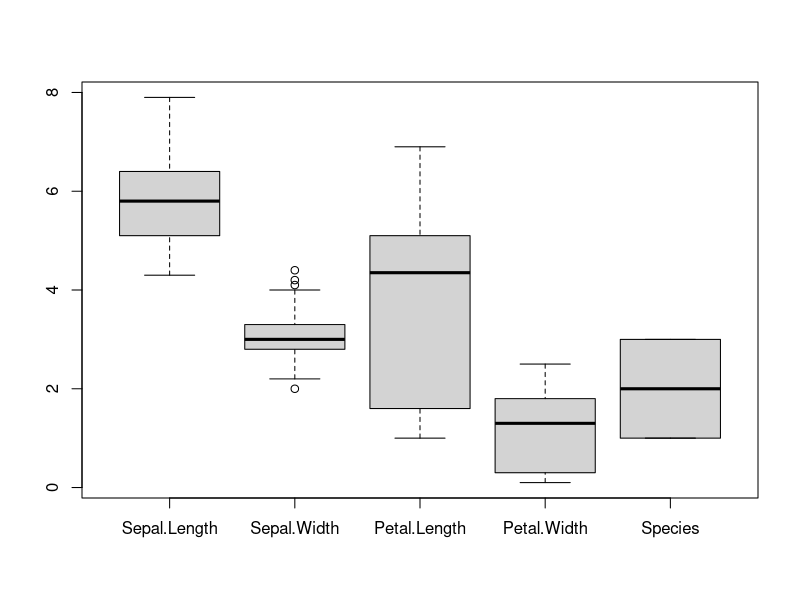
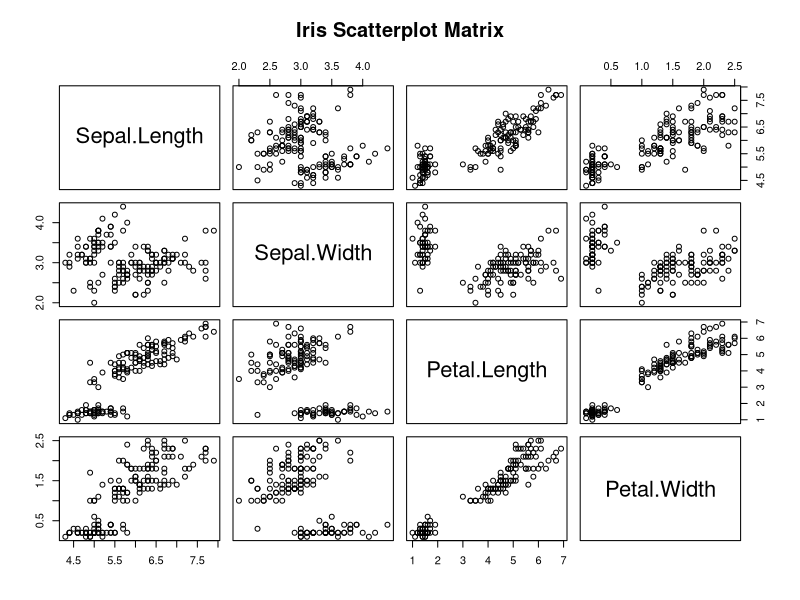
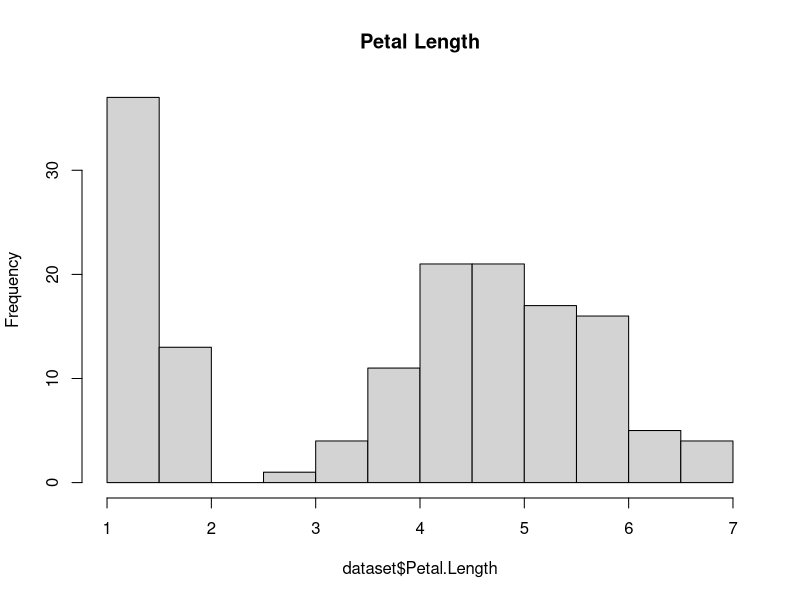
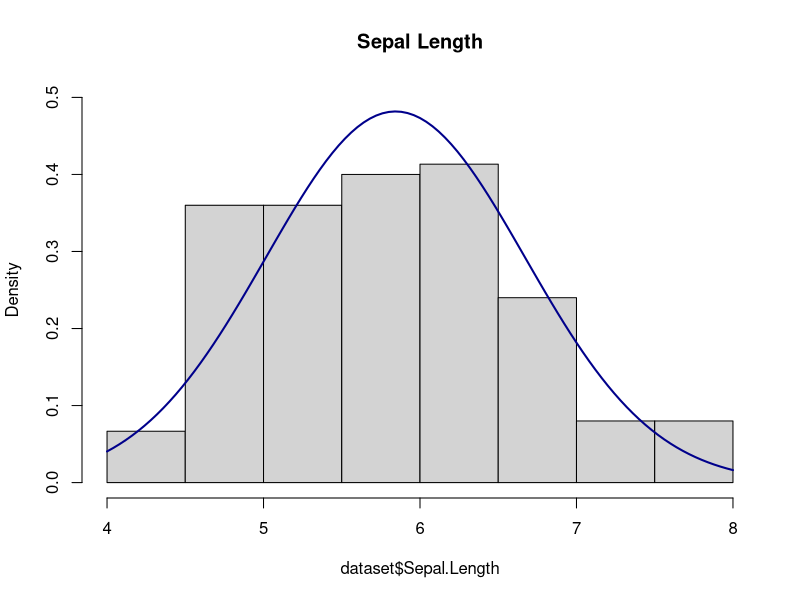
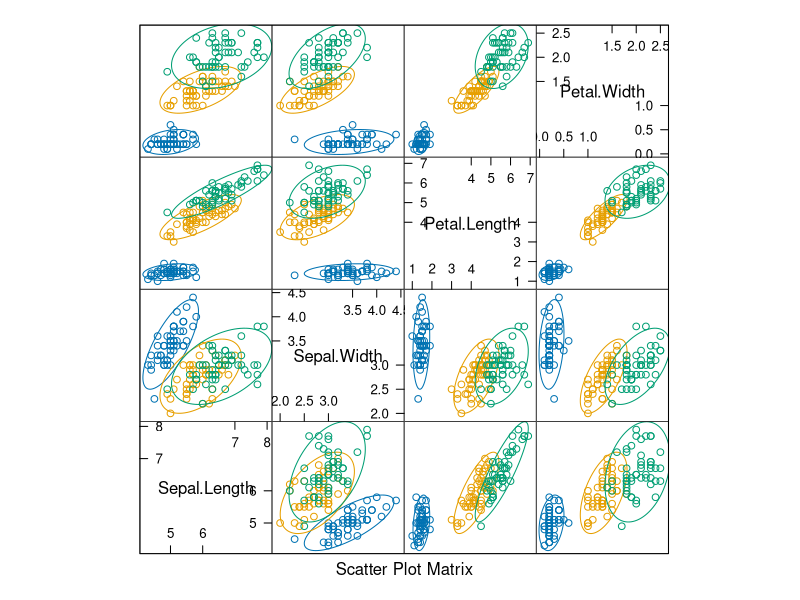
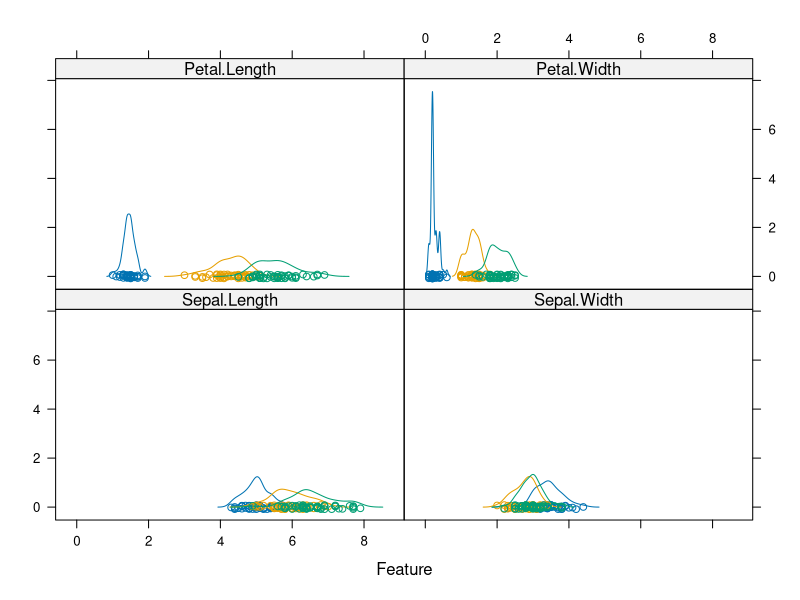

Generate these figures, in order, with R:
install.packages('psych')
library(caret)
library(ellipse)
library(psych)

dataset <- iris  ## Loading the iris dataset
head(dataset)
summary(dataset)  ## Summary of the dataset
describe(dataset)  ## Detailed summary using describe (psych package)
sapply(dataset, class)  ## Datatypes for each attribute
cbind(Frequency=table(dataset$Species), Percentage=prop.table(table(dataset$Species)) * 100)  ## Frequency and % split of the target variable values

boxplot(dataset)  ## Boxplot for each attribute
pairs(dataset[,1:4], main="Iris Scatterplot Matrix")  ## Scatterplot matrix for numeric factors
cor(dataset[,1:4])  ## Correlation matrix for the numeric attributes

hist(dataset$Petal.Length, breaks = 10, main="Petal Length")  ## Histogram for petal length
m<-mean(dataset$Sepal.Length);std<-sqrt(var(dataset$Sepal.Length))  ## Calculating mean and standard deviation for sepal length attribute
hist(dataset$Sepal.Length, breaks = 10, main="Sepal Length", prob=T, ylim = c(0,0.5) )  ## Histogram for sepal length having the Y-axis as probability
curve(dnorm(x, mean=m, sd=std), col="darkblue", lwd=2, add=TRUE)  ## Adding the normal distribution curve

featurePlot(x=dataset[,1:4], y=dataset[,5], plot='ellipse')  ## Scatterplot matrix;  Options for plot: box, strip, density, pairs or ellipse
featurePlot(x=dataset[,1:4], y=dataset[,5], plot='density')  ## Using density for the plot argument
